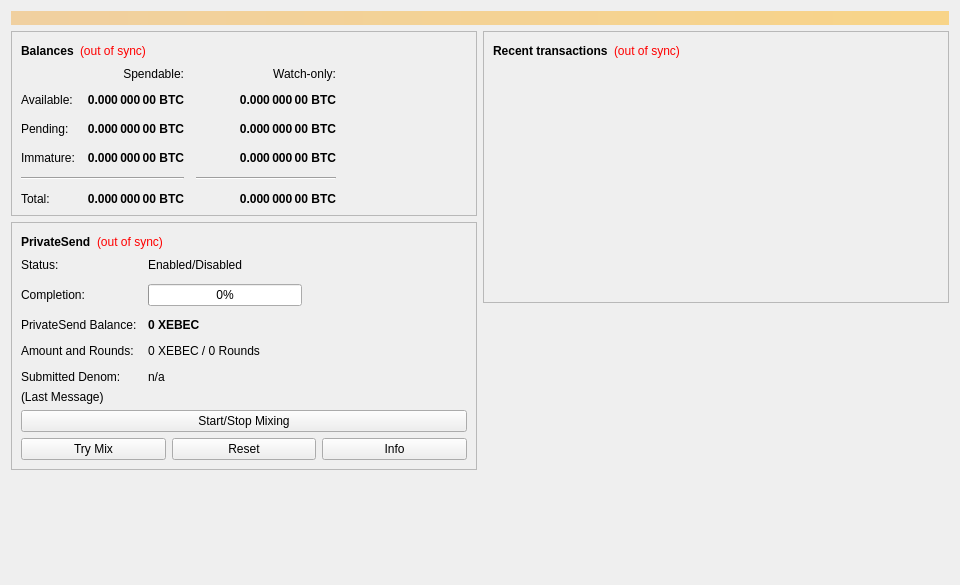
<?xml version="1.0" encoding="UTF-8"?>
<ui version="4.0">
 <class>OverviewPage</class>
 <widget class="QWidget" name="OverviewPage">
  <property name="geometry">
   <rect>
    <x>0</x>
    <y>0</y>
    <width>960</width>
    <height>585</height>
   </rect>
  </property>
  <property name="minimumSize">
   <size>
    <width>960</width>
    <height>0</height>
   </size>
  </property>
  <property name="windowTitle">
   <string>Form</string>
  </property>
  <layout class="QVBoxLayout" name="topLayout">
   <item>
    <widget class="QLabel" name="labelAlerts">
     <property name="visible">
      <bool>false</bool>
     </property>
     <property name="styleSheet">
      <string notr="true">QLabel { background-color: qlineargradient(x1: 0, y1: 0, x2: 1, y2: 0, stop:0 #F0D0A0, stop:1 #F8D488); color:#000000; }</string>
     </property>
     <property name="wordWrap">
      <bool>true</bool>
     </property>
     <property name="margin">
      <number>3</number>
     </property>
     <property name="textInteractionFlags">
      <set>Qt::TextSelectableByMouse</set>
     </property>
    </widget>
   </item>
   <item>
    <layout class="QHBoxLayout" name="horizontalLayout" stretch="1,1">
     <item>
      <layout class="QVBoxLayout" name="verticalLayout_2">
       <item>
        <widget class="QFrame" name="frame">
         <property name="frameShape">
          <enum>QFrame::StyledPanel</enum>
         </property>
         <property name="frameShadow">
          <enum>QFrame::Raised</enum>
         </property>
         <layout class="QVBoxLayout" name="verticalLayout_4">
          <item>
           <layout class="QHBoxLayout" name="horizontalLayout_4">
            <item>
             <widget class="QLabel" name="label_5">
              <property name="font">
               <font>
                <weight>75</weight>
                <bold>true</bold>
               </font>
              </property>
              <property name="text">
               <string>Balances</string>
              </property>
             </widget>
            </item>
            <item>
             <widget class="QLabel" name="labelWalletStatus">
              <property name="toolTip">
               <string>The displayed information may be out of date. Your wallet automatically synchronizes with the Xebec network after a connection is established, but this process has not completed yet.</string>
              </property>
              <property name="styleSheet">
               <string notr="true">QLabel { color: red; }</string>
              </property>
              <property name="text">
               <string notr="true">(out of sync)</string>
              </property>
              <property name="alignment">
               <set>Qt::AlignLeading|Qt::AlignLeft|Qt::AlignVCenter</set>
              </property>
             </widget>
            </item>
            <item>
             <spacer name="horizontalSpacer_3">
              <property name="orientation">
               <enum>Qt::Horizontal</enum>
              </property>
              <property name="sizeHint" stdset="0">
               <size>
                <width>40</width>
                <height>20</height>
               </size>
              </property>
             </spacer>
            </item>
           </layout>
          </item>
          <item>
           <layout class="QGridLayout" name="gridLayout">
            <property name="spacing">
             <number>12</number>
            </property>
            <item row="2" column="2">
             <widget class="QLabel" name="labelWatchPending">
              <property name="font">
               <font>
                <weight>75</weight>
                <bold>true</bold>
               </font>
              </property>
              <property name="cursor">
               <cursorShape>IBeamCursor</cursorShape>
              </property>
              <property name="toolTip">
               <string>Unconfirmed transactions to watch-only addresses</string>
              </property>
              <property name="text">
               <string notr="true">0.000 000 00 BTC</string>
              </property>
              <property name="alignment">
               <set>Qt::AlignRight|Qt::AlignTrailing|Qt::AlignVCenter</set>
              </property>
              <property name="textInteractionFlags">
               <set>Qt::LinksAccessibleByMouse|Qt::TextSelectableByKeyboard|Qt::TextSelectableByMouse</set>
              </property>
             </widget>
            </item>
            <item row="2" column="1">
             <widget class="QLabel" name="labelUnconfirmed">
              <property name="font">
               <font>
                <weight>75</weight>
                <bold>true</bold>
               </font>
              </property>
              <property name="cursor">
               <cursorShape>IBeamCursor</cursorShape>
              </property>
              <property name="toolTip">
               <string>Total of transactions that have yet to be confirmed, and do not yet count toward the spendable balance</string>
              </property>
              <property name="text">
               <string notr="true">0.000 000 00 BTC</string>
              </property>
              <property name="alignment">
               <set>Qt::AlignRight|Qt::AlignTrailing|Qt::AlignVCenter</set>
              </property>
              <property name="textInteractionFlags">
               <set>Qt::LinksAccessibleByMouse|Qt::TextSelectableByKeyboard|Qt::TextSelectableByMouse</set>
              </property>
             </widget>
            </item>
            <item row="3" column="2">
             <widget class="QLabel" name="labelWatchImmature">
              <property name="font">
               <font>
                <weight>75</weight>
                <bold>true</bold>
               </font>
              </property>
              <property name="cursor">
               <cursorShape>IBeamCursor</cursorShape>
              </property>
              <property name="toolTip">
               <string>Mined balance in watch-only addresses that has not yet matured</string>
              </property>
              <property name="text">
               <string notr="true">0.000 000 00 BTC</string>
              </property>
              <property name="alignment">
               <set>Qt::AlignRight|Qt::AlignTrailing|Qt::AlignVCenter</set>
              </property>
              <property name="textInteractionFlags">
               <set>Qt::LinksAccessibleByMouse|Qt::TextSelectableByKeyboard|Qt::TextSelectableByMouse</set>
              </property>
             </widget>
            </item>
            <item row="4" column="0" colspan="2">
             <widget class="Line" name="lineSpendableBalance">
              <property name="orientation">
               <enum>Qt::Horizontal</enum>
              </property>
             </widget>
            </item>
            <item row="4" column="2">
             <widget class="Line" name="lineWatchBalance">
              <property name="sizePolicy">
               <sizepolicy hsizetype="Preferred" vsizetype="Fixed">
                <horstretch>0</horstretch>
                <verstretch>0</verstretch>
               </sizepolicy>
              </property>
              <property name="minimumSize">
               <size>
                <width>140</width>
                <height>0</height>
               </size>
              </property>
              <property name="orientation">
               <enum>Qt::Horizontal</enum>
              </property>
             </widget>
            </item>
            <item row="5" column="0">
             <widget class="QLabel" name="labelTotalText">
              <property name="text">
               <string>Total:</string>
              </property>
             </widget>
            </item>
            <item row="3" column="1">
             <widget class="QLabel" name="labelImmature">
              <property name="font">
               <font>
                <weight>75</weight>
                <bold>true</bold>
               </font>
              </property>
              <property name="cursor">
               <cursorShape>IBeamCursor</cursorShape>
              </property>
              <property name="toolTip">
               <string>Mined balance that has not yet matured</string>
              </property>
              <property name="text">
               <string notr="true">0.000 000 00 BTC</string>
              </property>
              <property name="alignment">
               <set>Qt::AlignRight|Qt::AlignTrailing|Qt::AlignVCenter</set>
              </property>
              <property name="textInteractionFlags">
               <set>Qt::LinksAccessibleByMouse|Qt::TextSelectableByKeyboard|Qt::TextSelectableByMouse</set>
              </property>
             </widget>
            </item>
            <item row="2" column="3">
             <spacer name="horizontalSpacer_2">
              <property name="orientation">
               <enum>Qt::Horizontal</enum>
              </property>
              <property name="sizeHint" stdset="0">
               <size>
                <width>40</width>
                <height>20</height>
               </size>
              </property>
             </spacer>
            </item>
            <item row="3" column="0">
             <widget class="QLabel" name="labelImmatureText">
              <property name="text">
               <string>Immature:</string>
              </property>
             </widget>
            </item>
            <item row="5" column="1">
             <widget class="QLabel" name="labelTotal">
              <property name="font">
               <font>
                <weight>75</weight>
                <bold>true</bold>
               </font>
              </property>
              <property name="cursor">
               <cursorShape>IBeamCursor</cursorShape>
              </property>
              <property name="toolTip">
               <string>Your current total balance</string>
              </property>
              <property name="text">
               <string notr="true">0.000 000 00 BTC</string>
              </property>
              <property name="alignment">
               <set>Qt::AlignRight|Qt::AlignTrailing|Qt::AlignVCenter</set>
              </property>
              <property name="textInteractionFlags">
               <set>Qt::LinksAccessibleByMouse|Qt::TextSelectableByKeyboard|Qt::TextSelectableByMouse</set>
              </property>
             </widget>
            </item>
            <item row="5" column="2">
             <widget class="QLabel" name="labelWatchTotal">
              <property name="font">
               <font>
                <weight>75</weight>
                <bold>true</bold>
               </font>
              </property>
              <property name="cursor">
               <cursorShape>IBeamCursor</cursorShape>
              </property>
              <property name="toolTip">
               <string>Current total balance in watch-only addresses</string>
              </property>
              <property name="text">
               <string notr="true">0.000 000 00 BTC</string>
              </property>
              <property name="alignment">
               <set>Qt::AlignRight|Qt::AlignTrailing|Qt::AlignVCenter</set>
              </property>
              <property name="textInteractionFlags">
               <set>Qt::LinksAccessibleByMouse|Qt::TextSelectableByKeyboard|Qt::TextSelectableByMouse</set>
              </property>
             </widget>
            </item>
            <item row="0" column="2">
             <widget class="QLabel" name="labelWatchonly">
              <property name="text">
               <string>Watch-only:</string>
              </property>
              <property name="alignment">
               <set>Qt::AlignRight|Qt::AlignTrailing|Qt::AlignVCenter</set>
              </property>
             </widget>
            </item>
            <item row="1" column="0">
             <widget class="QLabel" name="labelBalanceText">
              <property name="text">
               <string>Available:</string>
              </property>
             </widget>
            </item>
            <item row="1" column="1">
             <widget class="QLabel" name="labelBalance">
              <property name="font">
               <font>
                <weight>75</weight>
                <bold>true</bold>
               </font>
              </property>
              <property name="cursor">
               <cursorShape>IBeamCursor</cursorShape>
              </property>
              <property name="toolTip">
               <string>Your current spendable balance</string>
              </property>
              <property name="text">
               <string notr="true">0.000 000 00 BTC</string>
              </property>
              <property name="alignment">
               <set>Qt::AlignRight|Qt::AlignTrailing|Qt::AlignVCenter</set>
              </property>
              <property name="textInteractionFlags">
               <set>Qt::LinksAccessibleByMouse|Qt::TextSelectableByKeyboard|Qt::TextSelectableByMouse</set>
              </property>
             </widget>
            </item>
            <item row="1" column="2">
             <widget class="QLabel" name="labelWatchAvailable">
              <property name="font">
               <font>
                <weight>75</weight>
                <bold>true</bold>
               </font>
              </property>
              <property name="cursor">
               <cursorShape>IBeamCursor</cursorShape>
              </property>
              <property name="toolTip">
               <string>Your current balance in watch-only addresses</string>
              </property>
              <property name="text">
               <string notr="true">0.000 000 00 BTC</string>
              </property>
              <property name="alignment">
               <set>Qt::AlignRight|Qt::AlignTrailing|Qt::AlignVCenter</set>
              </property>
              <property name="textInteractionFlags">
               <set>Qt::LinksAccessibleByMouse|Qt::TextSelectableByKeyboard|Qt::TextSelectableByMouse</set>
              </property>
             </widget>
            </item>
            <item row="2" column="0">
             <widget class="QLabel" name="labelPendingText">
              <property name="text">
               <string>Pending:</string>
              </property>
             </widget>
            </item>
            <item row="0" column="1">
             <widget class="QLabel" name="labelSpendable">
              <property name="text">
               <string>Spendable:</string>
              </property>
              <property name="alignment">
               <set>Qt::AlignRight|Qt::AlignTrailing|Qt::AlignVCenter</set>
              </property>
             </widget>
            </item>
           </layout>
          </item>
         </layout>
        </widget>
       </item>
       <item>
        <widget class="QFrame" name="framePrivateSend">
         <property name="layoutDirection">
          <enum>Qt::LeftToRight</enum>
         </property>
         <property name="frameShape">
          <enum>QFrame::StyledPanel</enum>
         </property>
         <property name="frameShadow">
          <enum>QFrame::Raised</enum>
         </property>
         <layout class="QVBoxLayout" name="VerticalLayout_PS1">
          <item>
           <layout class="QHBoxLayout" name="horizontalLayout_5">
            <item>
             <widget class="QLabel" name="labelPrivateSendHeader">
              <property name="font">
               <font>
                <weight>75</weight>
                <bold>true</bold>
               </font>
              </property>
              <property name="text">
               <string>PrivateSend</string>
              </property>
             </widget>
            </item>
            <item>
             <widget class="QLabel" name="labelPrivateSendSyncStatus">
              <property name="toolTip">
               <string>The displayed information may be out of date. Your wallet automatically synchronizes with the Xebec network after a connection is established, but this process has not completed yet.</string>
              </property>
              <property name="styleSheet">
               <string notr="true">QLabel { color: red; }</string>
              </property>
              <property name="text">
               <string notr="true">(out of sync)</string>
              </property>
              <property name="alignment">
               <set>Qt::AlignLeading|Qt::AlignLeft|Qt::AlignVCenter</set>
              </property>
             </widget>
            </item>
            <item>
             <spacer name="horizontalSpacer_4">
              <property name="orientation">
               <enum>Qt::Horizontal</enum>
              </property>
              <property name="sizeHint" stdset="0">
               <size>
                <width>40</width>
                <height>20</height>
               </size>
              </property>
             </spacer>
            </item>
           </layout>
          </item>
          <item>
           <layout class="QFormLayout" name="privateSendFormLayout">
            <property name="fieldGrowthPolicy">
             <enum>QFormLayout::AllNonFixedFieldsGrow</enum>
            </property>
            <property name="horizontalSpacing">
             <number>11</number>
            </property>
            <property name="verticalSpacing">
             <number>12</number>
            </property>
            <item row="0" column="0">
             <widget class="QLabel" name="labelPrivateSendEnabledText">
              <property name="text">
               <string>Status:</string>
              </property>
             </widget>
            </item>
            <item row="0" column="1">
             <widget class="QLabel" name="labelPrivateSendEnabled">
              <property name="text">
               <string>Enabled/Disabled</string>
              </property>
             </widget>
            </item>
            <item row="1" column="0">
             <widget class="QLabel" name="labelCompletitionText">
              <property name="text">
               <string>Completion:</string>
              </property>
             </widget>
            </item>
            <item row="1" column="1">
             <widget class="QProgressBar" name="privateSendProgress">
              <property name="maximumSize">
               <size>
                <width>154</width>
                <height>16777215</height>
               </size>
              </property>
              <property name="value">
               <number>0</number>
              </property>
             </widget>
            </item>
            <item row="2" column="0">
             <widget class="QLabel" name="labelAnonymizedText">
              <property name="text">
               <string>PrivateSend Balance:</string>
              </property>
             </widget>
            </item>
            <item row="2" column="1">
             <widget class="QLabel" name="labelAnonymized">
              <property name="font">
               <font>
                <weight>75</weight>
                <bold>true</bold>
               </font>
              </property>
              <property name="text">
               <string notr="true">0 XEBEC</string>
              </property>
             </widget>
            </item>
            <item row="3" column="0">
             <widget class="QLabel" name="labelAmountAndRoundsText">
              <property name="text">
               <string>Amount and Rounds:</string>
              </property>
             </widget>
            </item>
            <item row="3" column="1">
             <widget class="QLabel" name="labelAmountRounds">
              <property name="text">
               <string>0 XEBEC / 0 Rounds</string>
              </property>
             </widget>
            </item>
            <item row="4" column="0">
             <widget class="QLabel" name="labelSubmittedDenomText">
              <property name="text">
               <string>Submitted Denom:</string>
              </property>
             </widget>
            </item>
            <item row="4" column="1">
             <widget class="QLabel" name="labelSubmittedDenom">
              <property name="toolTip">
               <string>The denominations you submitted to the Masternode.&lt;br&gt;To mix, other users must submit the exact same denominations.</string>
              </property>
              <property name="text">
               <string>n/a</string>
              </property>
             </widget>
            </item>
           </layout>
          </item>
          <item>
           <layout class="QVBoxLayout" name="VerticalLayout_PS">
            <item>
             <widget class="QLabel" name="labelPrivateSendLastMessage">
              <property name="text">
               <string>(Last Message)</string>
              </property>
              <property name="alignment">
               <set>Qt::AlignLeading|Qt::AlignLeft|Qt::AlignTop</set>
              </property>
              <property name="wordWrap">
               <bool>true</bool>
              </property>
             </widget>
            </item>
            <item>
             <widget class="QPushButton" name="togglePrivateSend">
              <property name="sizePolicy">
               <sizepolicy hsizetype="MinimumExpanding" vsizetype="Fixed">
                <horstretch>0</horstretch>
                <verstretch>0</verstretch>
               </sizepolicy>
              </property>
              <property name="text">
               <string>Start/Stop Mixing</string>
              </property>
             </widget>
            </item>
            <item>
             <layout class="QHBoxLayout" name="horizontalLayout_debugbuttons">
              <item>
               <widget class="QPushButton" name="privateSendAuto">
                <property name="sizePolicy">
                 <sizepolicy hsizetype="MinimumExpanding" vsizetype="Fixed">
                  <horstretch>0</horstretch>
                  <verstretch>0</verstretch>
                 </sizepolicy>
                </property>
                <property name="toolTip">
                 <string>Try to manually submit a PrivateSend request.</string>
                </property>
                <property name="text">
                 <string>Try Mix</string>
                </property>
               </widget>
              </item>
              <item>
               <widget class="QPushButton" name="privateSendReset">
                <property name="sizePolicy">
                 <sizepolicy hsizetype="MinimumExpanding" vsizetype="Fixed">
                  <horstretch>0</horstretch>
                  <verstretch>0</verstretch>
                 </sizepolicy>
                </property>
                <property name="toolTip">
                 <string>Reset the current status of PrivateSend (can interrupt PrivateSend if it's in the process of Mixing, which can cost you money!)</string>
                </property>
                <property name="autoFillBackground">
                 <bool>false</bool>
                </property>
                <property name="text">
                 <string>Reset</string>
                </property>
               </widget>
              </item>
              <item>
               <widget class="QPushButton" name="privateSendInfo">
                <property name="sizePolicy">
                 <sizepolicy hsizetype="MinimumExpanding" vsizetype="Fixed">
                  <horstretch>0</horstretch>
                  <verstretch>0</verstretch>
                 </sizepolicy>
                </property>
                <property name="toolTip">
                 <string>Information about PrivateSend and Mixing</string>
                </property>
                <property name="text">
                 <string>Info</string>
                </property>
               </widget>
              </item>
             </layout>
            </item>
           </layout>
          </item>
         </layout>
        </widget>
       </item>
       <item>
        <spacer name="verticalSpacer">
         <property name="orientation">
          <enum>Qt::Vertical</enum>
         </property>
         <property name="sizeHint" stdset="0">
          <size>
           <width>20</width>
           <height>40</height>
          </size>
         </property>
        </spacer>
       </item>
      </layout>
     </item>
     <item>
      <layout class="QVBoxLayout" name="verticalLayout_3">
       <item>
        <widget class="QFrame" name="frame_2">
         <property name="frameShape">
          <enum>QFrame::StyledPanel</enum>
         </property>
         <property name="frameShadow">
          <enum>QFrame::Raised</enum>
         </property>
         <layout class="QVBoxLayout" name="verticalLayout">
          <item>
           <layout class="QHBoxLayout" name="horizontalLayout_2">
            <item>
             <widget class="QLabel" name="label_4">
              <property name="font">
               <font>
                <weight>75</weight>
                <bold>true</bold>
               </font>
              </property>
              <property name="text">
               <string>Recent transactions</string>
              </property>
             </widget>
            </item>
            <item>
             <widget class="QLabel" name="labelTransactionsStatus">
              <property name="toolTip">
               <string>The displayed information may be out of date. Your wallet automatically synchronizes with the Xebec network after a connection is established, but this process has not completed yet.</string>
              </property>
              <property name="styleSheet">
               <string notr="true">QLabel { color: red; }</string>
              </property>
              <property name="text">
               <string notr="true">(out of sync)</string>
              </property>
              <property name="alignment">
               <set>Qt::AlignLeading|Qt::AlignLeft|Qt::AlignVCenter</set>
              </property>
             </widget>
            </item>
            <item>
             <spacer name="horizontalSpacer">
              <property name="orientation">
               <enum>Qt::Horizontal</enum>
              </property>
              <property name="sizeHint" stdset="0">
               <size>
                <width>40</width>
                <height>20</height>
               </size>
              </property>
             </spacer>
            </item>
           </layout>
          </item>
          <item>
           <widget class="QListView" name="listTransactions">
            <property name="styleSheet">
             <string notr="true">QListView { background: transparent; }</string>
            </property>
            <property name="frameShape">
             <enum>QFrame::NoFrame</enum>
            </property>
            <property name="verticalScrollBarPolicy">
             <enum>Qt::ScrollBarAlwaysOff</enum>
            </property>
            <property name="horizontalScrollBarPolicy">
             <enum>Qt::ScrollBarAlwaysOff</enum>
            </property>
            <property name="selectionMode">
             <enum>QAbstractItemView::NoSelection</enum>
            </property>
           </widget>
          </item>
         </layout>
        </widget>
       </item>
       <item>
        <spacer name="verticalSpacer_2">
         <property name="orientation">
          <enum>Qt::Vertical</enum>
         </property>
         <property name="sizeHint" stdset="0">
          <size>
           <width>20</width>
           <height>40</height>
          </size>
         </property>
        </spacer>
       </item>
      </layout>
     </item>
    </layout>
   </item>
  </layout>
 </widget>
 <resources/>
 <connections/>
</ui>
